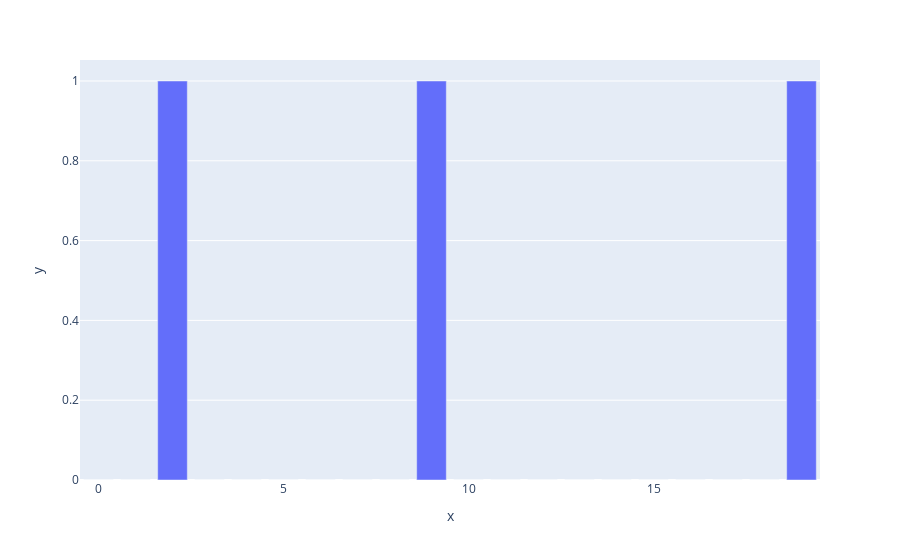

Notebook code cell kept with this figure:
### Code cell
px.bar(y=feature_idx.astype(int))

### Figure 1 — Plotly figure (JSON) as saved in the notebook; plotly's stock layout.template omitted (floating-point values rounded to 4 significant figures)
{"data": [{"alignmentgroup": "True", "hovertemplate": "x=%{x}<br>y=%{y}<extra></extra>", "legendgroup": "", "marker": {"color": "#636efa", "pattern": {"shape": ""}}, "name": "", "offsetgroup": "", "orientation": "v", "showlegend": false, "textposition": "auto", "type": "bar", "x": [0, 1, 2, 3, 4, 5, 6, 7, 8, 9, 10, 11, 12, 13, 14, 15, 16, 17, 18, 19], "xaxis": "x", "y": [0, 0, 1, 0, 0, 0, 0, 0, 0, 1, 0, 0, 0, 0, 0, 0, 0, 0, 0, 1], "yaxis": "y"}], "layout": {"barmode": "relative", "legend": {"tracegroupgap": 0}, "margin": {"t": 60}, "xaxis": {"anchor": "y", "domain": [0, 1], "title": {"text": "x"}}, "yaxis": {"anchor": "x", "domain": [0, 1], "title": {"text": "y"}}}}
